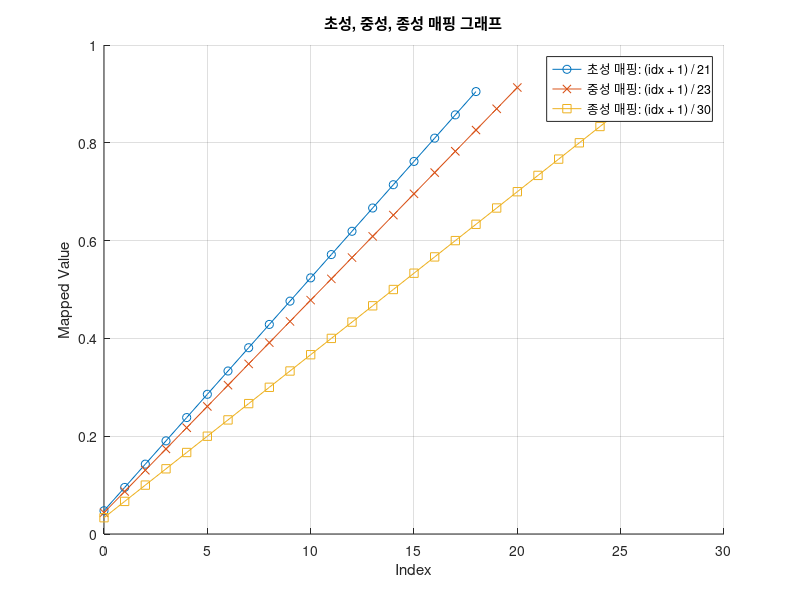

This chart was generated by the following MATLAB code:
% 초성, 중성, 종성의 인덱스 범위 설정
first_idx = 0:18;  % 초성 범위 (0 ~ 18)
middle_idx = 0:20; % 중성 범위 (0 ~ 20)
last_idx = 0:27;   % 종성 범위 (0 ~ 27)

% 매핑된 값 계산
first_var = (first_idx + 1) / 21.0;  % 초성 매핑: (idx + 1) / 21
middle_var = (middle_idx + 1) / 23.0; % 중성 매핑: (idx + 1) / 23
last_var = (last_idx + 1) / 30.0;    % 종성 매핑: (idx + 1) / 30

% 그래프 그리기
figure;
hold on;

plot(first_idx, first_var, '-o', 'DisplayName', '초성 매핑: (idx + 1) / 21');
plot(middle_idx, middle_var, '-x', 'DisplayName', '중성 매핑: (idx + 1) / 23');
plot(last_idx, last_var, '-s', 'DisplayName', '종성 매핑: (idx + 1) / 30');

xlabel('Index');
ylabel('Mapped Value');
title('초성, 중성, 종성 매핑 그래프');
legend('Location', 'best');
grid on;

hold off;

% % 초성, 중성, 종성의 정수 범위
% first_indices = 0:18;  % 초성: 0 ~ 18
% middle_indices = 0:20; % 중성: 0 ~ 20
% last_indices = 0:27;   % 종성: 0 ~ 27
% 
% % 1. `convert_IDX2VAR`로 유리수 계산
% first_values = (first_indices + 1) / 21.0;   % 초성
% middle_values = (middle_indices + 1) / 23.0; % 중성
% last_values = (last_indices + 1) / 30.0;     % 종성
% 
% % 2. 반올림하여 스텝 함수용 X축과 Y축 계산
% [first_x, first_y, first_marker_x, first_marker_y] = generate_step_function_with_central_marker(first_values, round(first_values * 21.0) - 1);
% [middle_x, middle_y, middle_marker_x, middle_marker_y] = generate_step_function_with_central_marker(middle_values, round(middle_values * 23.0) - 1);
% [last_x, last_y, last_marker_x, last_marker_y] = generate_step_function_with_central_marker(last_values, round(last_values * 30.0) - 1);
% 
% % 3. 그래프 그리기
% figure;
% plot(first_x, first_y, '-', 'DisplayName', '초성 (First)'); hold on;
% plot(first_marker_x, first_marker_y, 'o', 'DisplayName', '초성 점'); % 중앙에만 점
% plot(middle_x, middle_y, '-', 'DisplayName', '중성 (Middle)');
% plot(middle_marker_x, middle_marker_y, 'o', 'DisplayName', '중성 점');
% plot(last_x, last_y, '-', 'DisplayName', '종성 (Last)');
% plot(last_marker_x, last_marker_y, 'o', 'DisplayName', '종성 점');
% 
% % 4. 그래프 설정
% xlabel('Normalized Value');
% ylabel('Index');
% title('Step Function with Central Markers');
% legend('show');
% grid on;
% 
% % ----------------------------------------------
% % 함수: 스텝 함수 생성 (중앙에 점 추가)
% function [step_x, step_y, marker_x, marker_y] = generate_step_function_with_central_marker(values, rounded_indices)
%     % values: 유리수 값
%     % rounded_indices: 반올림된 정수 값
% 
%     step_x = [];
%     step_y = [];
%     marker_x = [];
%     marker_y = [];
% 
%     for i = 1:length(values)-1
%         % 스텝의 시작점과 끝점
%         step_x = [step_x, values(i), values(i+1)];
%         step_y = [step_y, rounded_indices(i), rounded_indices(i)];
% 
%         % 중앙에 점 찍기
%         marker_x = [marker_x, (values(i) + values(i+1)) / 2];
%         marker_y = [marker_y, rounded_indices(i)];
%     end
% 
%     % 마지막 값을 추가
%     step_x = [step_x, values(end)];
%     step_y = [step_y, rounded_indices(end)];
% end